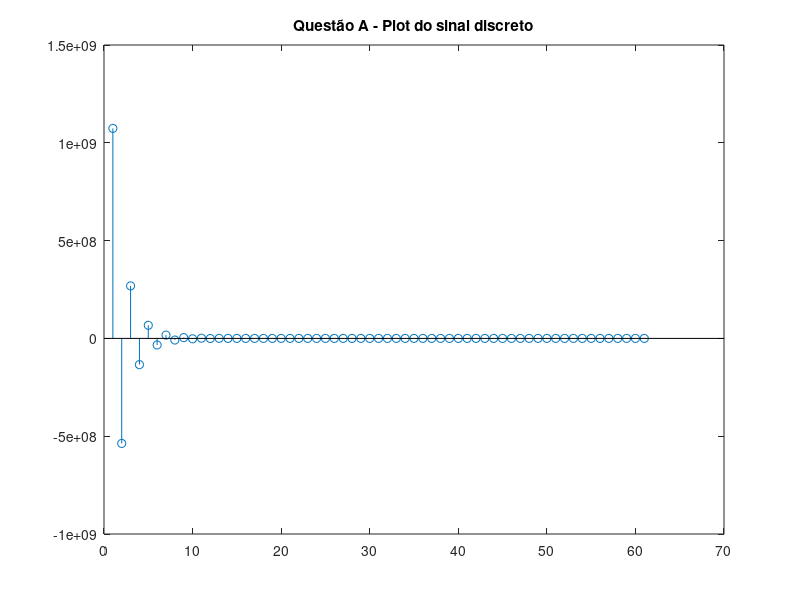
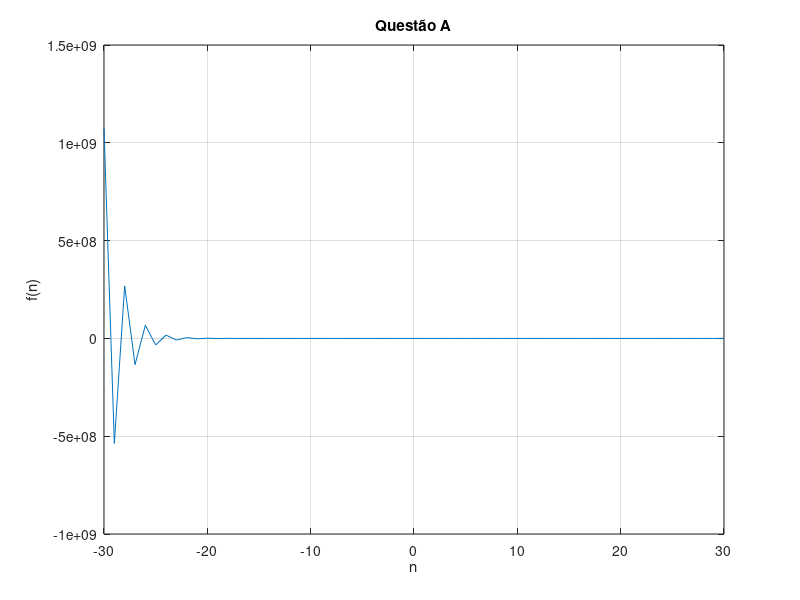
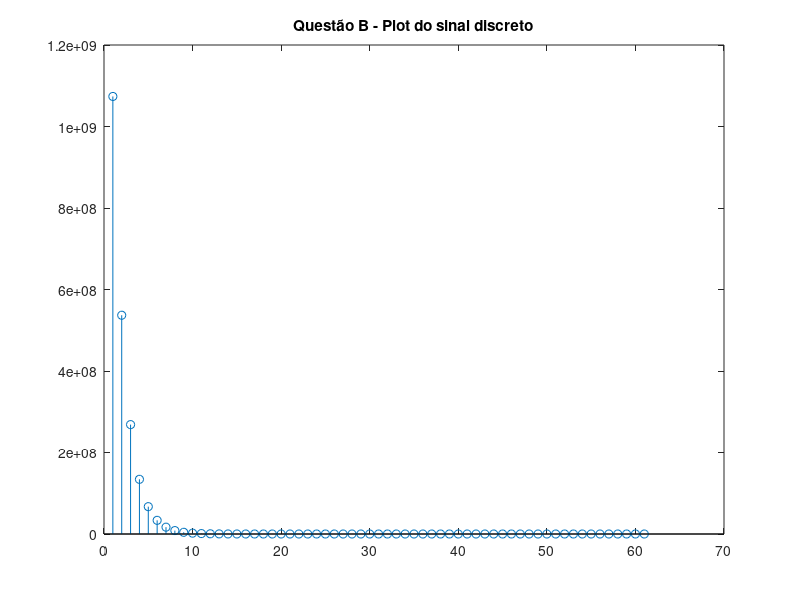
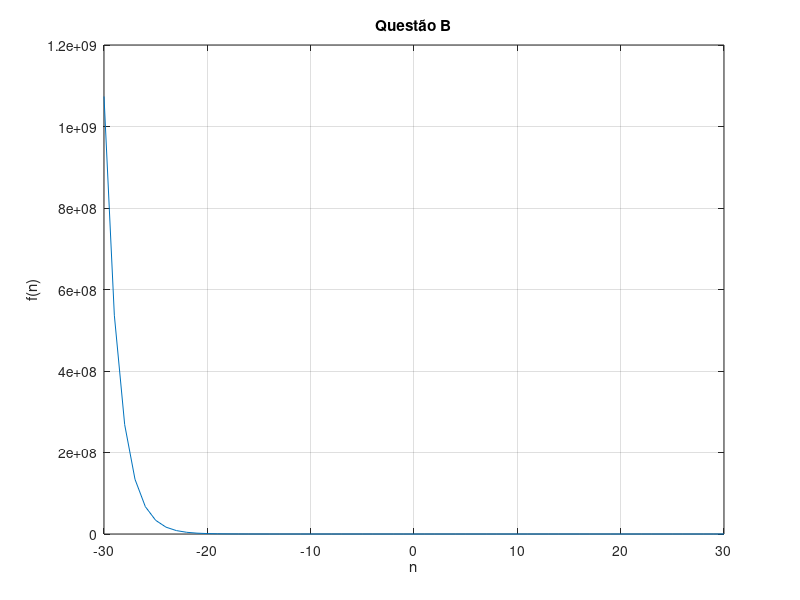

MATLAB code for these plots, in order:

clear all
clc

%A
f =@(n) (-0.5).^n;
n = -30:30;
f(n)
figure(1);
stem(f(n));
title('Questão A - Plot do sinal discreto')

figure(2);
plot(n,f(n))
title('Questão A')
xlabel('n');
ylabel('f(n)');grid;

%B
g = @(n) (2).^(-n);
n = -30:30;
g(n)
figure(3)
stem(g(n));
title('Questão B - Plot do sinal discreto')

figure(4)
plot(n,g(n))
title('Questão B')
xlabel('n')
ylabel('f(n)');grid;

%C
h =@(n) (-2).^n;
n = -30:30;
h(n)
figure(5)
stem(h(n));
title('Questão C - Plot do sinal discreto')

figure(6)
plot(n,h(n))
title('Questão C')
xlabel('n');
ylabel('h(n)');grid;

%D
y = @(t) exp(-2 * t);
t = -3:0.01:3;
y(t)
figure(7)
plot(t,y(t))
title('Questão D - Plot do sinal em tempo contínuo')
xlabel('t');
ylabel('y(t)');grid;

%F
S = @(t) 2*cos(2*pi*50*t);
t = -3:0.01:3;
S(t)
figure(8)
plot(t,S(t))
title('Questão F - Plot do sinal em tempo contínuo')
xlabel('t');
ylabel('S(t)');grid;







